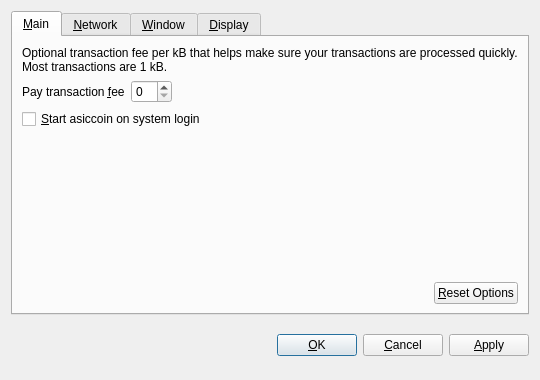
<?xml version="1.0" encoding="UTF-8"?>
<ui version="4.0">
 <class>OptionsDialog</class>
 <widget class="QDialog" name="OptionsDialog">
  <property name="geometry">
   <rect>
    <x>0</x>
    <y>0</y>
    <width>540</width>
    <height>380</height>
   </rect>
  </property>
  <property name="windowTitle">
   <string>Options</string>
  </property>
  <property name="modal">
   <bool>true</bool>
  </property>
  <layout class="QVBoxLayout" name="verticalLayout">
   <item>
    <widget class="QTabWidget" name="tabWidget">
     <property name="tabPosition">
      <enum>QTabWidget::North</enum>
     </property>
     <property name="currentIndex">
      <number>0</number>
     </property>
     <widget class="QWidget" name="tabMain">
      <attribute name="title">
       <string>&amp;Main</string>
      </attribute>
      <layout class="QVBoxLayout" name="verticalLayout_Main">
       <item>
        <widget class="QLabel" name="transactionFeeInfoLabel">
         <property name="text">
          <string>Optional transaction fee per kB that helps make sure your transactions are processed quickly. Most transactions are 1 kB.</string>
         </property>
         <property name="textFormat">
          <enum>Qt::PlainText</enum>
         </property>
         <property name="wordWrap">
          <bool>true</bool>
         </property>
        </widget>
       </item>
       <item>
        <layout class="QHBoxLayout" name="horizontalLayout_1_Main">
         <item>
          <widget class="QLabel" name="transactionFeeLabel">
           <property name="text">
            <string>Pay transaction &amp;fee</string>
           </property>
           <property name="textFormat">
            <enum>Qt::PlainText</enum>
           </property>
           <property name="buddy">
            <cstring>transactionFee</cstring>
           </property>
          </widget>
         </item>
         <item>
          <widget class="BitcoinAmountField" name="transactionFee"/>
         </item>
         <item>
          <spacer name="horizontalSpacer_1_Main">
           <property name="orientation">
            <enum>Qt::Horizontal</enum>
           </property>
           <property name="sizeHint" stdset="0">
            <size>
             <width>40</width>
             <height>20</height>
            </size>
           </property>
          </spacer>
         </item>
        </layout>
       </item>
       <item>
        <widget class="QCheckBox" name="bitcoinAtStartup">
         <property name="toolTip">
          <string>Automatically start asiccoin after logging in to the system.</string>
         </property>
         <property name="text">
          <string>&amp;Start asiccoin on system login</string>
         </property>
        </widget>
       </item>
       <item>
        <spacer name="verticalSpacer_Main">
         <property name="orientation">
          <enum>Qt::Vertical</enum>
         </property>
         <property name="sizeHint" stdset="0">
          <size>
           <width>20</width>
           <height>40</height>
          </size>
         </property>
        </spacer>
       </item>
       <item>
        <layout class="QHBoxLayout" name="horizontalLayout_2_Main">
         <item>
          <spacer name="horizontalSpacer_2_Main">
           <property name="orientation">
            <enum>Qt::Horizontal</enum>
           </property>
           <property name="sizeHint" stdset="0">
            <size>
             <width>40</width>
             <height>20</height>
            </size>
           </property>
          </spacer>
         </item>
         <item>
          <widget class="QPushButton" name="resetButton">
           <property name="toolTip">
            <string>Reset all client options to default.</string>
           </property>
           <property name="text">
            <string>&amp;Reset Options</string>
           </property>
           <property name="autoDefault">
            <bool>false</bool>
           </property>
          </widget>
         </item>
        </layout>
       </item>
      </layout>
     </widget>
     <widget class="QWidget" name="tabNetwork">
      <attribute name="title">
       <string>&amp;Network</string>
      </attribute>
      <layout class="QVBoxLayout" name="verticalLayout_Network">
       <item>
        <widget class="QCheckBox" name="mapPortUpnp">
         <property name="toolTip">
          <string>Automatically open the asiccoin client port on the router. This only works when your router supports UPnP and it is enabled.</string>
         </property>
         <property name="text">
          <string>Map port using &amp;UPnP</string>
         </property>
        </widget>
       </item>
       <item>
        <widget class="QCheckBox" name="connectSocks">
         <property name="toolTip">
          <string>Connect to the asiccoin network through a SOCKS proxy (e.g. when connecting through Tor).</string>
         </property>
         <property name="text">
          <string>&amp;Connect through SOCKS proxy:</string>
         </property>
        </widget>
       </item>
       <item>
        <layout class="QHBoxLayout" name="horizontalLayout_Network">
         <item>
          <widget class="QLabel" name="proxyIpLabel">
           <property name="text">
            <string>Proxy &amp;IP:</string>
           </property>
           <property name="textFormat">
            <enum>Qt::PlainText</enum>
           </property>
           <property name="buddy">
            <cstring>proxyIp</cstring>
           </property>
          </widget>
         </item>
         <item>
          <widget class="QValidatedLineEdit" name="proxyIp">
           <property name="maximumSize">
            <size>
             <width>140</width>
             <height>16777215</height>
            </size>
           </property>
           <property name="toolTip">
            <string>IP address of the proxy (e.g. 127.0.0.1)</string>
           </property>
          </widget>
         </item>
         <item>
          <widget class="QLabel" name="proxyPortLabel">
           <property name="text">
            <string>&amp;Port:</string>
           </property>
           <property name="textFormat">
            <enum>Qt::PlainText</enum>
           </property>
           <property name="buddy">
            <cstring>proxyPort</cstring>
           </property>
          </widget>
         </item>
         <item>
          <widget class="QLineEdit" name="proxyPort">
           <property name="maximumSize">
            <size>
             <width>55</width>
             <height>16777215</height>
            </size>
           </property>
           <property name="toolTip">
            <string>Port of the proxy (e.g. 9050)</string>
           </property>
          </widget>
         </item>
         <item>
          <widget class="QLabel" name="socksVersionLabel">
           <property name="text">
            <string>SOCKS &amp;Version:</string>
           </property>
           <property name="textFormat">
            <enum>Qt::PlainText</enum>
           </property>
           <property name="buddy">
            <cstring>socksVersion</cstring>
           </property>
          </widget>
         </item>
         <item>
          <widget class="QValueComboBox" name="socksVersion">
           <property name="toolTip">
            <string>SOCKS version of the proxy (e.g. 5)</string>
           </property>
          </widget>
         </item>
         <item>
          <spacer name="horizontalSpacer_Network">
           <property name="orientation">
            <enum>Qt::Horizontal</enum>
           </property>
           <property name="sizeHint" stdset="0">
            <size>
             <width>40</width>
             <height>20</height>
            </size>
           </property>
          </spacer>
         </item>
        </layout>
       </item>
       <item>
        <spacer name="verticalSpacer_Network">
         <property name="orientation">
          <enum>Qt::Vertical</enum>
         </property>
         <property name="sizeHint" stdset="0">
          <size>
           <width>20</width>
           <height>40</height>
          </size>
         </property>
        </spacer>
       </item>
      </layout>
     </widget>
     <widget class="QWidget" name="tabWindow">
      <attribute name="title">
       <string>&amp;Window</string>
      </attribute>
      <layout class="QVBoxLayout" name="verticalLayout_Window">
       <item>
        <widget class="QCheckBox" name="minimizeToTray">
         <property name="toolTip">
          <string>Show only a tray icon after minimizing the window.</string>
         </property>
         <property name="text">
          <string>&amp;Minimize to the tray instead of the taskbar</string>
         </property>
        </widget>
       </item>
       <item>
        <widget class="QCheckBox" name="minimizeOnClose">
         <property name="toolTip">
          <string>Minimize instead of exit the application when the window is closed. When this option is enabled, the application will be closed only after selecting Quit in the menu.</string>
         </property>
         <property name="text">
          <string>M&amp;inimize on close</string>
         </property>
        </widget>
       </item>
       <item>
        <spacer name="verticalSpacer_Window">
         <property name="orientation">
          <enum>Qt::Vertical</enum>
         </property>
         <property name="sizeHint" stdset="0">
          <size>
           <width>20</width>
           <height>40</height>
          </size>
         </property>
        </spacer>
       </item>
      </layout>
     </widget>
     <widget class="QWidget" name="tabDisplay">
      <attribute name="title">
       <string>&amp;Display</string>
      </attribute>
      <layout class="QVBoxLayout" name="verticalLayout_Display">
       <item>
        <layout class="QHBoxLayout" name="horizontalLayout_1_Display">
         <item>
          <widget class="QLabel" name="langLabel">
           <property name="text">
            <string>User Interface &amp;language:</string>
           </property>
           <property name="textFormat">
            <enum>Qt::PlainText</enum>
           </property>
           <property name="buddy">
            <cstring>lang</cstring>
           </property>
          </widget>
         </item>
         <item>
          <widget class="QValueComboBox" name="lang">
           <property name="toolTip">
            <string>The user interface language can be set here. This setting will take effect after restarting asiccoin.</string>
           </property>
          </widget>
         </item>
        </layout>
       </item>
       <item>
        <layout class="QHBoxLayout" name="horizontalLayout_2_Display">
         <item>
          <widget class="QLabel" name="unitLabel">
           <property name="text">
            <string>&amp;Unit to show amounts in:</string>
           </property>
           <property name="textFormat">
            <enum>Qt::PlainText</enum>
           </property>
           <property name="buddy">
            <cstring>unit</cstring>
           </property>
          </widget>
         </item>
         <item>
          <widget class="QValueComboBox" name="unit">
           <property name="toolTip">
            <string>Choose the default subdivision unit to show in the interface and when sending coins.</string>
           </property>
          </widget>
         </item>
        </layout>
       </item>
       <item>
        <widget class="QCheckBox" name="displayAddresses">
         <property name="toolTip">
          <string>Whether to show asiccoin addresses in the transaction list or not.</string>
         </property>
         <property name="text">
          <string>&amp;Display addresses in transaction list</string>
         </property>
        </widget>
       </item>
       <item>
        <spacer name="verticalSpacer_Display">
         <property name="orientation">
          <enum>Qt::Vertical</enum>
         </property>
         <property name="sizeHint" stdset="0">
          <size>
           <width>20</width>
           <height>40</height>
          </size>
         </property>
        </spacer>
       </item>
      </layout>
     </widget>
    </widget>
   </item>
   <item>
    <layout class="QHBoxLayout" name="horizontalLayout_Buttons">
     <item>
      <spacer name="horizontalSpacer_1">
       <property name="orientation">
        <enum>Qt::Horizontal</enum>
       </property>
       <property name="sizeHint" stdset="0">
        <size>
         <width>40</width>
         <height>48</height>
        </size>
       </property>
      </spacer>
     </item>
     <item>
      <widget class="QLabel" name="statusLabel">
       <property name="font">
        <font>
         <weight>75</weight>
         <bold>true</bold>
        </font>
       </property>
       <property name="text">
        <string/>
       </property>
       <property name="textFormat">
        <enum>Qt::PlainText</enum>
       </property>
       <property name="wordWrap">
        <bool>true</bool>
       </property>
      </widget>
     </item>
     <item>
      <spacer name="horizontalSpacer_2">
       <property name="orientation">
        <enum>Qt::Horizontal</enum>
       </property>
       <property name="sizeHint" stdset="0">
        <size>
         <width>40</width>
         <height>48</height>
        </size>
       </property>
      </spacer>
     </item>
     <item>
      <widget class="QPushButton" name="okButton">
       <property name="text">
        <string>&amp;OK</string>
       </property>
      </widget>
     </item>
     <item>
      <widget class="QPushButton" name="cancelButton">
       <property name="text">
        <string>&amp;Cancel</string>
       </property>
       <property name="autoDefault">
        <bool>false</bool>
       </property>
      </widget>
     </item>
     <item>
      <widget class="QPushButton" name="applyButton">
       <property name="text">
        <string>&amp;Apply</string>
       </property>
       <property name="autoDefault">
        <bool>false</bool>
       </property>
      </widget>
     </item>
    </layout>
   </item>
  </layout>
 </widget>
 <customwidgets>
  <customwidget>
   <class>BitcoinAmountField</class>
   <extends>QSpinBox</extends>
   <header>bitcoinamountfield.h</header>
  </customwidget>
  <customwidget>
   <class>QValueComboBox</class>
   <extends>QComboBox</extends>
   <header>qvaluecombobox.h</header>
  </customwidget>
  <customwidget>
   <class>QValidatedLineEdit</class>
   <extends>QLineEdit</extends>
   <header>qvalidatedlineedit.h</header>
  </customwidget>
 </customwidgets>
 <resources/>
 <connections/>
</ui>
